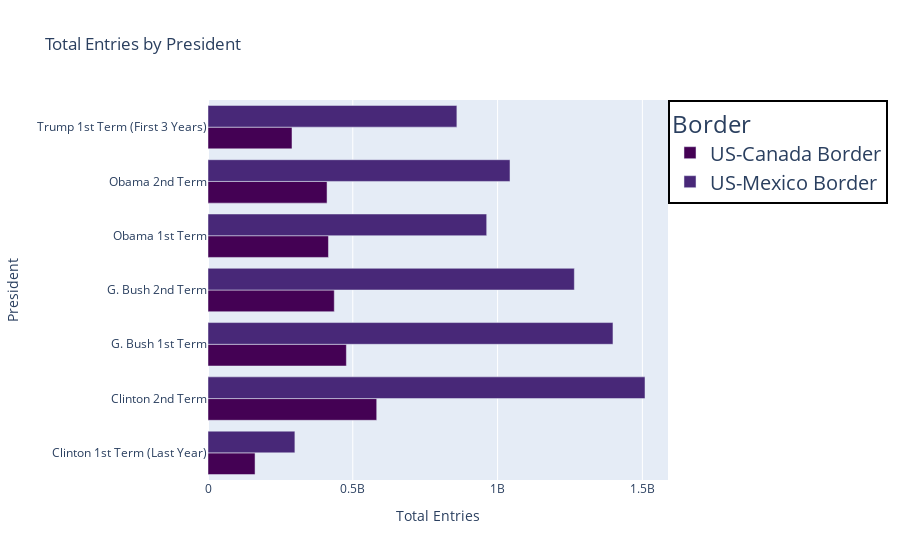

The notebook cell saved with this chart:
### Code cell
# بيانات الرئيس
pres_data = data.groupby(['President', 'Border'])['Total Entries'].agg(
    ['sum']).reset_index().sort_values('President').rename(
        columns={'sum': 'Total Entries'})

# رسم بياني باستخدام plotly
fig = px.bar(pres_data, 
             x='Total Entries', 
             y='President', 
             color='Border',  # تلوين الأشرطة بناءً على 'Border'
             title="Total Entries by President",
             color_discrete_sequence=px.colors.sequential.Viridis,  # تغيير اللون هنا
             orientation='h',  # لتكون الأشرطة أفقية
             labels={'Total Entries': 'Total Entries', 'President': 'President'})

# تخصيص الأساطير
fig.update_layout(
    barmode='group',  # لتكون الأشرطة جنبًا إلى جنب
    legend_title="Border",
    legend=dict(
        x=1,  # وضع الأسطورة في الجهة اليمنى
        y=1,
        traceorder="normal",
        font=dict(size=20),
        bgcolor="rgba(255, 255, 255, 0)",
        bordercolor="Black",
        borderwidth=2
    )
)

# عرض الرسم البياني
fig.show()

### Figure 1 — Plotly figure (JSON) as saved in the notebook; plotly's stock layout.template omitted (floating-point values rounded to 4 significant figures)
{"data": [{"alignmentgroup": "True", "hovertemplate": "Border=US-Canada Border<br>Total Entries=%{x}<br>President=%{y}<extra></extra>", "legendgroup": "US-Canada Border", "marker": {"color": "#440154", "pattern": {"shape": ""}}, "name": "US-Canada Border", "offsetgroup": "US-Canada Border", "orientation": "h", "showlegend": true, "textposition": "auto", "type": "bar", "x": [162475228, 582623887, 477837699, 436071085, 415959080, 411087947, 290072475], "xaxis": "x", "y": ["Clinton 1st Term (Last Year)", "Clinton 2nd Term", "G. Bush 1st Term", "G. Bush 2nd Term", "Obama 1st Term", "Obama 2nd Term", "Trump 1st Term (First 3 Years)"], "yaxis": "y"}, {"alignmentgroup": "True", "hovertemplate": "Border=US-Mexico Border<br>Total Entries=%{x}<br>President=%{y}<extra></extra>", "legendgroup": "US-Mexico Border", "marker": {"color": "#482878", "pattern": {"shape": ""}}, "name": "US-Mexico Border", "offsetgroup": "US-Mexico Border", "orientation": "h", "showlegend": true, "textposition": "auto", "type": "bar", "x": [300033094, 1509040399, 1398463123, 1265074814, 962368099, 1042907792, 859413389], "xaxis": "x", "y": ["Clinton 1st Term (Last Year)", "Clinton 2nd Term", "G. Bush 1st Term", "G. Bush 2nd Term", "Obama 1st Term", "Obama 2nd Term", "Trump 1st Term (First 3 Years)"], "yaxis": "y"}], "layout": {"barmode": "group", "legend": {"bgcolor": "rgba(255, 255, 255, 0)", "bordercolor": "Black", "borderwidth": 2, "font": {"size": 20}, "title": {"text": "Border"}, "tracegroupgap": 0, "traceorder": "normal", "x": 1, "y": 1}, "title": {"text": "Total Entries by President"}, "xaxis": {"anchor": "y", "domain": [0, 1], "title": {"text": "Total Entries"}}, "yaxis": {"anchor": "x", "domain": [0, 1], "title": {"text": "President"}}}}
